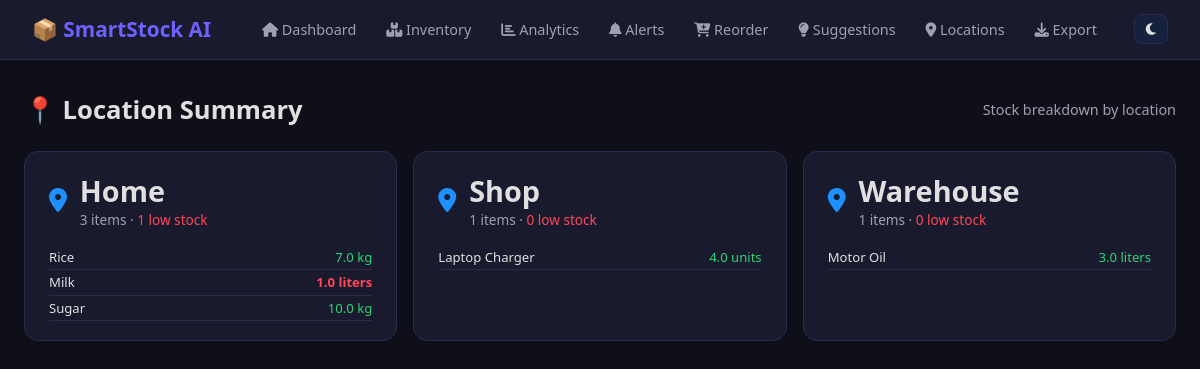
/locations, run on the app's committed database.
### tables this page shows
CREATE TABLE locations (
                id INTEGER PRIMARY KEY AUTOINCREMENT,
                name TEXT UNIQUE NOT NULL
            );

CREATE TABLE items (
                id INTEGER PRIMARY KEY AUTOINCREMENT,
                name TEXT NOT NULL,
                category TEXT DEFAULT 'General',
                quantity REAL DEFAULT 0,
                unit TEXT DEFAULT 'units',
                min_stock REAL DEFAULT 5,
                barcode TEXT,
                expiry_date TEXT,
                location TEXT DEFAULT 'Home',
                image_url TEXT,
                created_at TEXT DEFAULT CURRENT_TIMESTAMP
            );

### app.py (the view)
@app.route('/locations')
def location_summary():
    with get_db() as db:
        locations = db.execute('SELECT name FROM locations').fetchall()
        summary = []
        for loc in locations:
            rows = db.execute('SELECT * FROM items WHERE location=?', (loc['name'],)).fetchall()
            items = [dict(i) for i in rows]
            low = [i for i in items if i['quantity'] <= i['min_stock']]
            summary.append({'name': loc['name'], 'total': len(items), 'low': len(low), 'items': items})
    return render_template('locations.html', summary=summary)

### app.py (called while the page is built)
def get_db():
    conn = sqlite3.connect(DB)
    conn.row_factory = sqlite3.Row
    return conn

### templates/locations.html (shortened to what this page needs)
{% extends "base.html" %}
{% block content %}
<div class="page-header">
    <h1>📍 Location Summary</h1>
    <span class="subtitle">Stock breakdown by location</span>
</div>
<div class="stats-grid">
    {% for loc in summary %}
    <div class="stat-card blue" style="flex-direction:column;align-items:flex-start;gap:0.5rem">
        <div style="display:flex;align-items:center;gap:0.8rem;width:100%">
            <i class="fas fa-map-marker-alt" style="font-size:1.5rem"></i>
            <div>
                <h2>{{ loc['name'] }}</h2>
                <p>{{ loc['total'] }} items · <span style="color:var(--red)">{{ loc['low'] }} low stock</span></p>
            </div>
        </div>
        {% if loc['items'] %}
        <div style="width:100%;margin-top:0.5rem">
            {% for item in loc['items'][:4] %}
            <div style="display:flex;justify-content:space-between;font-size:0.82rem;padding:0.2rem 0;border-bottom:1px solid var(--border)">
                <span>{{ item['name'] }}</span>
                <span class="{% if item['quantity'] <= item['min_stock'] %}pred-danger{% else %}pred-ok{% endif %}">
                    {{ item['quantity'] }} {{ item['unit'] }}
                </span>
            </div>
            {% endfor %}
        </div>
        {% endif %}
    </div>
    {% endfor %}
</div>
{% endblock %}

### static/css/style.css (style rules this page uses)
:root { --bg: #0f0f1a; --surface: #1a1a2e; --surface2: #16213e; --text: #e0e0e0; --text2: #a0a0b0; --border: #2a2a4a; --primary: #6c63ff; --primary-dark: #5a52d5; --red: #ff4757; --orange: #ffa502; --green: #2ed573; --blue: #1e90ff; --purple: #a55eea; }
* { margin: 0; padding: 0; box-sizing: border-box; }
body { background: var(--bg); color: var(--text); font-family: 'Segoe UI', sans-serif; min-height: 100vh; }
.page-header { display: flex; align-items: center; justify-content: space-between; margin-bottom: 1.5rem; }
.page-header h1 { font-size: 1.6rem; }
.subtitle { color: var(--text2); font-size: 0.9rem; }
.stats-grid { display: grid; grid-template-columns: repeat(auto-fit, minmax(180px, 1fr)); gap: 1rem; margin-bottom: 1.5rem; }
.stat-card { display: flex; align-items: center; gap: 1rem; padding: 1.2rem 1.5rem; background: var(--surface); border-radius: 14px; border: 1px solid var(--border); transition: transform 0.2s; }
.stat-card i { font-size: 2rem; }
.stat-card h2 { font-size: 1.8rem; font-weight: 700; }
.stat-card p { color: var(--text2); font-size: 0.85rem; }
.stat-card.blue i { color: var(--blue); }
.pred-danger { color: var(--red); font-weight: 600; }
.pred-ok { color: var(--green); }

### data on the page
locations: name "Home", total "3", low "1"
items: name "Rice", quantity "7.0", unit "kg"
items: name "Milk", quantity "1.0", unit "liters"
items: name "Sugar", quantity "10.0", unit "kg"
locations: name "Shop", total "1", low "0"
items: name "Laptop Charger", quantity "4.0", unit "units"
locations: name "Warehouse", total "1", low "0"
items: name "Motor Oil", quantity "3.0", unit "liters"
